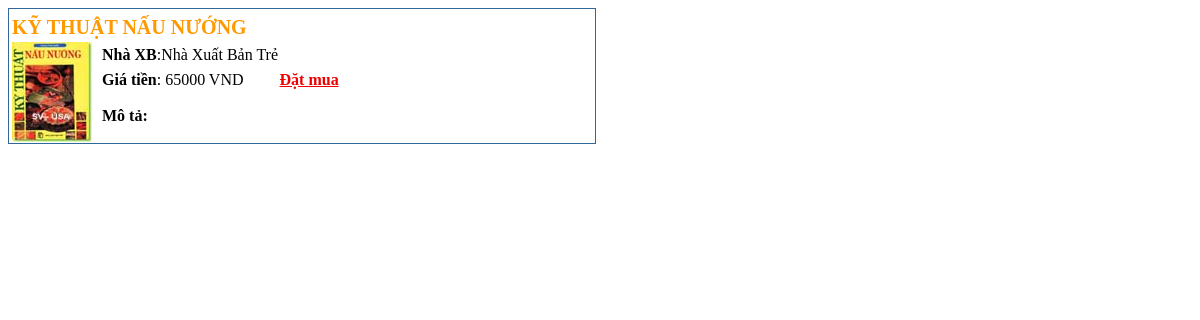
The page /GIOITHIEU/SachChiTiet.php on the database its author committed.
### tables this page shows
CREATE TABLE IF NOT EXISTS `sach` (
  `Ms` int(11) NOT NULL AUTO_INCREMENT,
  `Ten_sach` varchar(150) DEFAULT NULL,
  `Don_vi_tinh` varchar(50) DEFAULT 'Quyển',
  `Don_gia` double DEFAULT NULL,
  `Mo_ta` varchar(2000) DEFAULT NULL,
  `Hinh_minh_hoa` varchar(50) DEFAULT NULL,
  `MCD` int(11) DEFAULT NULL,
  `MNXB` int(11) DEFAULT NULL,
  `So_trang` smallint(6) DEFAULT NULL,
  `Kich_thuoc` varchar(50) DEFAULT NULL,
  `Ngay_cap_nhat` datetime DEFAULT NULL,
  `So_luong_ban` int(11) DEFAULT NULL,
  `So_lan_xem` int(11) DEFAULT NULL,
  PRIMARY KEY (`Ms`),
  KEY `MCD` (`MCD`)
);

CREATE TABLE IF NOT EXISTS `nha_xuat_ban` (
  `MNXB` int(11) NOT NULL AUTO_INCREMENT,
  `Ten_nha_xuat_ban` varchar(100) NOT NULL DEFAULT 'Không tên',
  `Dia_chi` varchar(150) DEFAULT NULL,
  `Dien_thoai` varchar(15) DEFAULT NULL,
  `Website` varchar(100) DEFAULT NULL,
  PRIMARY KEY (`MNXB`)
);

### GIOITHIEU/SachChiTiet.php (the view, shortened to what this page needs)
<!DOCTYPE html PUBLIC "-//W3C//DTD XHTML 1.0 Transitional//EN" "http://www.w3.org/TR/xhtml1/DTD/xhtml1-transitional.dtd">
<html xmlns="http://www.w3.org/1999/xhtml">
<head>
</head>
<body>
<?php
	include_once("../KETNOI/ketnoi.php");
	$sql = "Select Ms, Ten_sach, Don_gia, Hinh_minh_hoa, Mo_ta,  Ten_nha_xuat_ban From sach inner Join Nha_xuat_ban On sach.MNXB = Nha_xuat_ban.MNXB";
	$bang_sach_ct = mysql_query($sql, $ketnoi);
	$row = mysql_fetch_array($bang_sach_ct);
?>
<div class="Productdetails">
		<span class="title"><?php echo $row["Ten_sach"]; ?></span><br />
		<img src="../IMAGE/<?php echo $row["Hinh_minh_hoa"]; ?>" width="80" height="100" />
		<span>Nhà XB</span>:<?php echo $row["Ten_nha_xuat_ban"]; ?><br />
		<span>Giá tiền</span>: <?php echo $row["Don_gia"]; ?> VND
		<span><a href="#" class="datmua">Đặt mua</a></span><br />
		<p align="justify"><span>Mô tả:<?php echo $row["Mo_ta"]; ?> </p>
</div>
</body>
</html>

### GIOITHIEU/SachChiTiet.php (style rules this page uses)
.Productdetails .title { line-height: 30px; font-weight: bold; text-transform: capitalize; font-size: 20px; color: #FF9900; }
.Productdetails img { float: left; margin-right: 10px; margin-bottom: 0px; }
.Productdetails span { font-weight: bold; font-size: 16px; }
.Productdetails p { font-size: 14px; line-height: 20px; }
.Productdetails .datmua { color: #EE0000; font-weight: bold; }

### rows shown on the page
sach: Ten_sach "KỸ THUẬT NẤU NƯỚNG", Hinh_minh_hoa (picture), Don_gia "65000"
nha_xuat_ban: Ten_nha_xuat_ban "Nhà Xuất Bản Trẻ"
